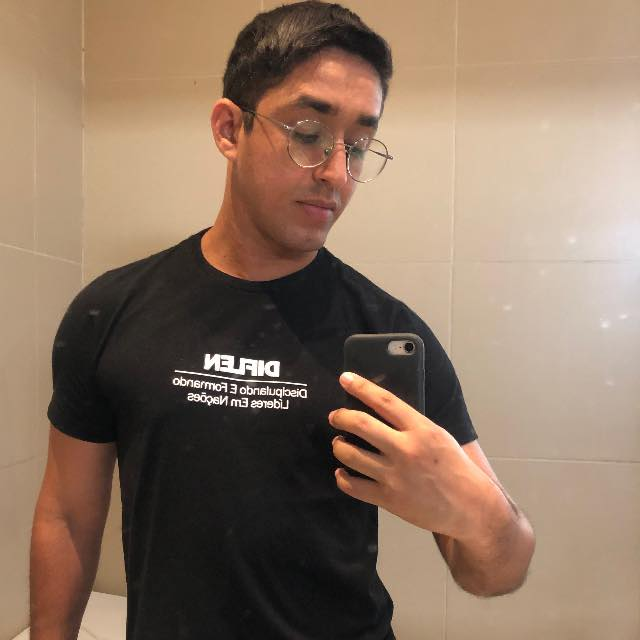
#> input picture Meus Projetos/IA e Machine Learning/Dimensionality_Reduction/assets/Foto_03.jpg, 640 x 640 px
$ python binarizacao_avancada.py ../assets/Foto_03.jpg 5 5
#> lines starting #> are read from the running program, lines starting #| are printed output that depends on the picture; after the words box and inside, x2 and y2 are one past the last pixel; in counts of white or black regions, pixels touching at a corner belong together
"""
Binarização Avançada com Blur Gaussiano
========================================
Reproduz o exemplo exato mostrado na aula (slide 'ponte.jpg'):
  1. Lê a imagem
  2. Converte para cinza
  3. Aplica GaussianBlur para reduzir ruído
  4. Gera binarização normal e invertida
  5. Compõe painel 2×2 igual ao slide

Uso:
    python src/binarizacao_avancada.py
    python src/binarizacao_avancada.py assets/minha_foto.jpg 160
"""

import cv2
import numpy as np
import sys
import os


def pipeline_binarizacao(caminho: str, limiar: int = 160,
                         kernel_blur: int = 7) -> dict:
    """
    Executa o pipeline completo de binarização.

    Retorna um dicionário com todas as etapas:
        original, cinza, suave, bin, binI, resultado
    """
#> called with caminho = '../assets/Foto_03.jpg', limiar = 5, kernel_blur = 5
    # ── Passo 1: Leitura ──────────────────────────────────────────────────
    img = cv2.imread(caminho)
#> img is the input picture: shape (640, 640, 3); mean B, G, R 99, 117.9, 142
    if img is None:
        raise FileNotFoundError(f"Arquivo não encontrado: '{caminho}'")

    # ── Passo 2: Escala de cinza ──────────────────────────────────────────
    img_cinza = cv2.cvtColor(img, cv2.COLOR_BGR2GRAY)
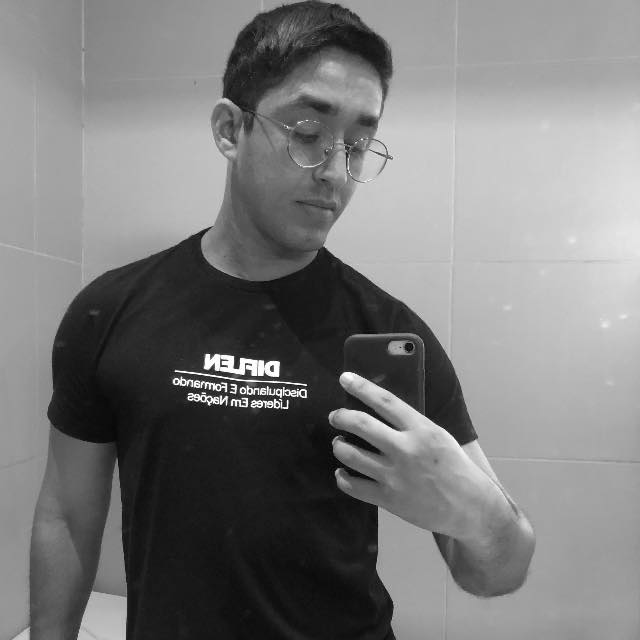
#> img_cinza: shape (640, 640); min 1, max 255, mean 123

    # ── Passo 3: Blur Gaussiano (suavização) ─────────────────────────────
    # Reduz ruídos antes da binarização; kernel deve ser ímpar
    k = kernel_blur if kernel_blur % 2 == 1 else kernel_blur + 1
    suave = cv2.GaussianBlur(img_cinza, (k, k), 0)

    # ── Passo 4a: Binarização normal ──────────────────────────────────────
    # Pixels > limiar → 255 (branco); demais → 0 (preto)
    _, bin_normal = cv2.threshold(suave, limiar, 255, cv2.THRESH_BINARY)
#> bin_normal: shape (640, 640); every value is 255

    # ── Passo 4b: Binarização invertida ──────────────────────────────────
    # Pixels > limiar → 0 (preto); demais → 255 (branco) — útil como máscara
    _, bin_inv = cv2.threshold(suave, limiar, 255, cv2.THRESH_BINARY_INV)
#> bin_inv: shape (640, 640); every value is 0

    # ── Passo 5: Máscara bitwise (igual ao slide) ─────────────────────────
    # Aplica a máscara invertida sobre a imagem cinza original
    mascara = cv2.bitwise_and(img_cinza, img_cinza, mask=bin_inv)

    # ── Passo 6: Composição do painel 2×2 ────────────────────────────────
    resultado = np.vstack([
        np.hstack([suave,      bin_normal]),
        np.hstack([bin_inv,    mascara]),
    ])
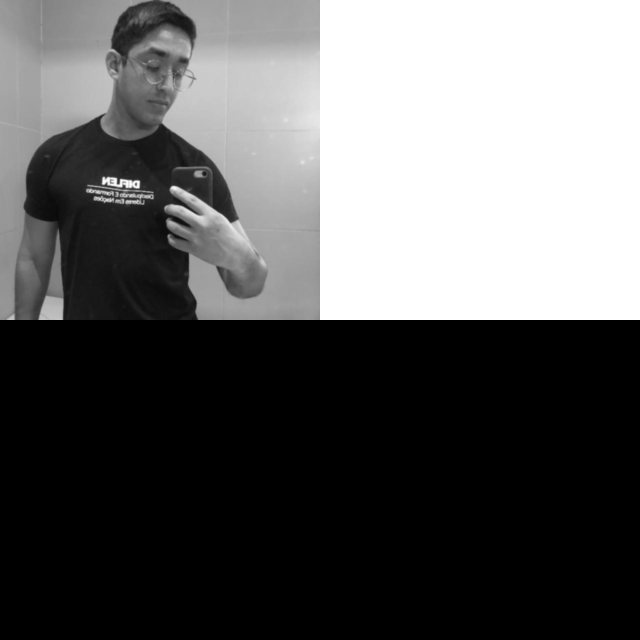
#> resultado: shape (1280, 1280) (shown at 1/2 size); min 0, max 255, mean 94.5

    return {
        "original":  img,
        "cinza":     img_cinza,
        "suave":     suave,
        "bin":       bin_normal,
        "binI":      bin_inv,
        "mascara":   mascara,
        "resultado": resultado,
    }


def salvar(etapas: dict, pasta: str = "assets") -> None:
    """Salva todas as etapas do pipeline."""
    os.makedirs(pasta, exist_ok=True)

    for nome, img in etapas.items():
        if nome == "original":
            continue  # não sobrescreve o original
        caminho = os.path.join(pasta, f"{nome}.jpg")
        cv2.imwrite(caminho, img)
        print(f"  [✓] {caminho}")


def main():
    CAMINHO = "assets/lena.jpg"
    LIMIAR  = 160
    BLUR    = 7

    if len(sys.argv) > 1: CAMINHO = sys.argv[1]
    if len(sys.argv) > 2: LIMIAR  = int(sys.argv[2])
    if len(sys.argv) > 3: BLUR    = int(sys.argv[3])

    print(f"\n{'='*50}")
    print("  Binarização Avançada (com Blur Gaussiano)")
    print(f"{'='*50}")
    print(f"  Arquivo : {CAMINHO}")
    print(f"  Limiar  : {LIMIAR}   Kernel Blur: {BLUR}×{BLUR}")
    print(f"{'='*50}\n")

    etapas = pipeline_binarizacao(CAMINHO, LIMIAR, BLUR)
#> etapas = 7 items

    print("Salvando etapas...")
    salvar(etapas)
#> the loop in salvar, `for nome, img in etapas.items():` made 7 passes
#> nome on passes 1 to 7: 'original', 'cinza', 'suave', 'bin', 'binI', 'mascara', 'resultado'
#|   [✓] assets/cinza.jpg
#|   [✓] assets/suave.jpg
#|   [✓] assets/bin.jpg
#|   [✓] assets/binI.jpg
#|   [✓] assets/mascara.jpg
#|   [✓] assets/resultado.jpg

    print("\nExibindo painel (pressione qualquer tecla para fechar)...")
    cv2.imshow("Binarização da imagem", etapas["resultado"])
    cv2.waitKey(0)
    cv2.destroyAllWindows()


if __name__ == "__main__":
    main()

$ run again, on Meus Projetos/IA e Machine Learning/Dimensionality_Reduction/assets/Foto_01.png
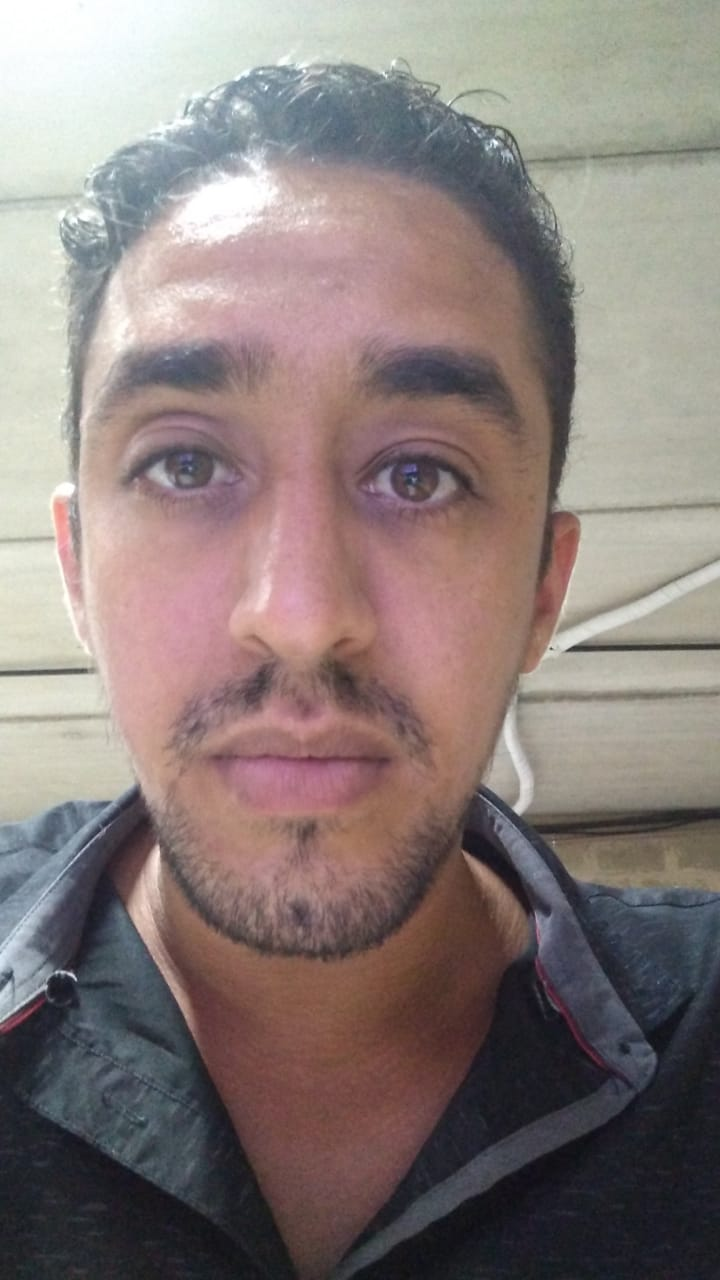
#> input picture Meus Projetos/IA e Machine Learning/Dimensionality_Reduction/assets/Foto_01.png, 720 x 1280 px
#> in pipeline_binarizacao, img is the input picture: shape (1280, 720, 3); mean B, G, R 122.1, 124.9, 137.6
#> in pipeline_binarizacao, `img_cinza = cv2.cvtColor(img, cv2.COLOR_BGR2GRAY)`:
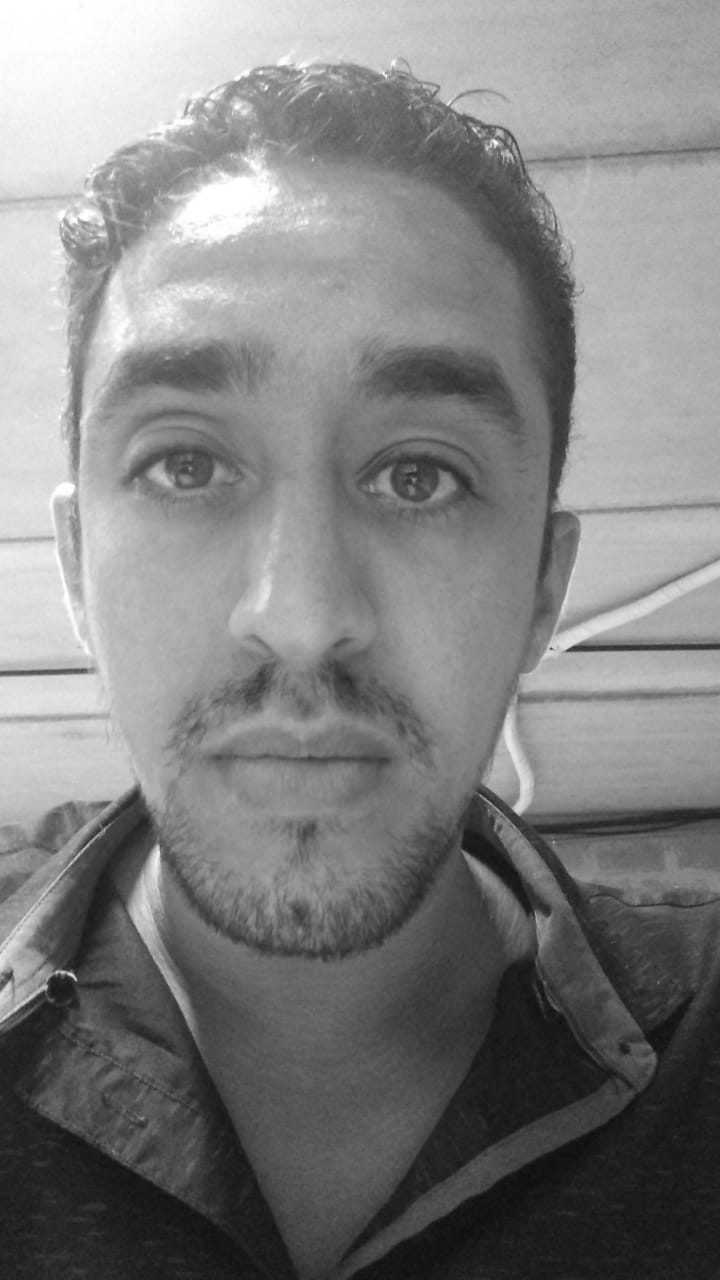
#> img_cinza: shape (1280, 720); min 13, max 255, mean 128.4
#> bin_normal: shape (1280, 720); every value is 255
#> bin_inv: shape (1280, 720); every value is 0
#> in pipeline_binarizacao, `resultado = np.vstack([ np.hstack([suave,      bin_normal]), np.hstack..`:
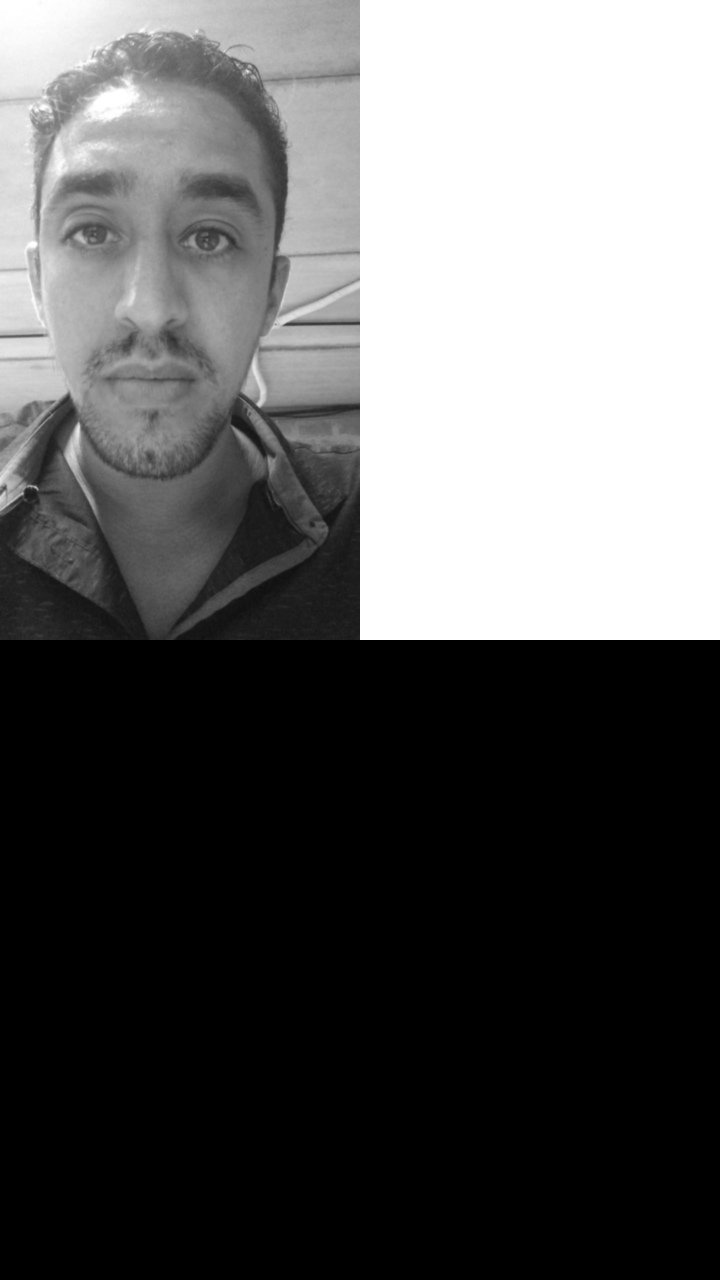
#> resultado: shape (2560, 1440) (shown at 1/2 size); min 0, max 255, mean 95.8
#> etapas = 7 items
#> the loop in salvar, `for nome, img in etapas.items():` made 7 passes
#> nome on passes 1 to 7: 'original', 'cinza', 'suave', 'bin', 'binI', 'mascara', 'resultado'
#> (printed output is left out)

$ run again, on Meus Projetos/IA e Machine Learning/Dimensionality_Reduction/assets/Foto_02.png
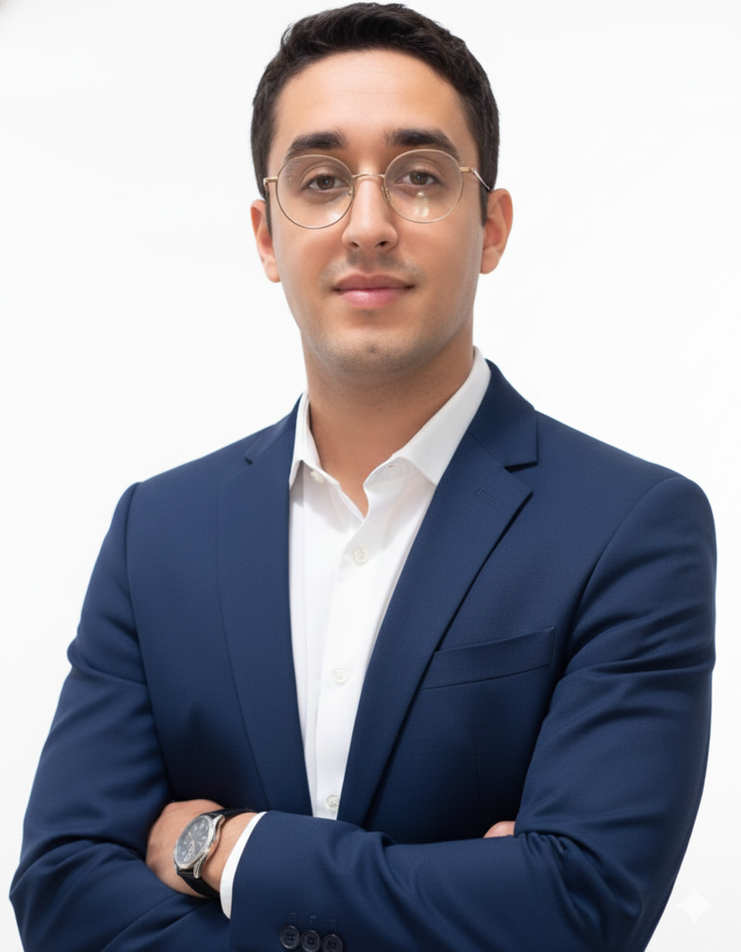
#> input picture Meus Projetos/IA e Machine Learning/Dimensionality_Reduction/assets/Foto_02.png, 741 x 952 px, shrunk from 896 x 1152 before the run
#> in pipeline_binarizacao, img is the input picture: shape (952, 741, 3); mean B, G, R 160.2, 151, 150.6
#> in pipeline_binarizacao, `_, bin_normal = cv2.threshold(suave, limiar, 255, cv2.THRESH_BINARY)`:
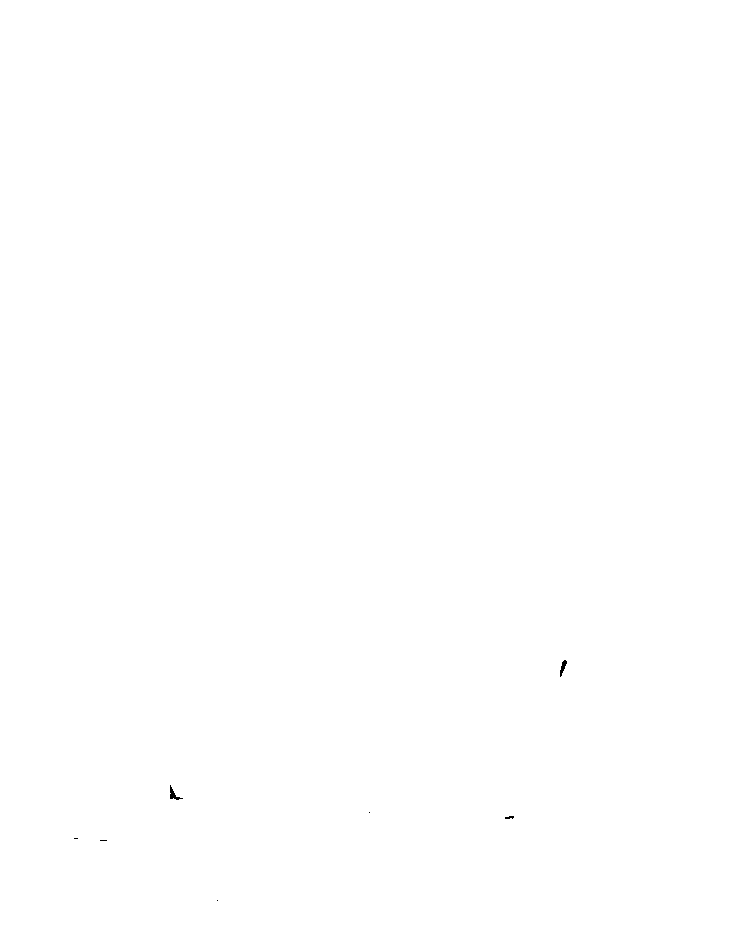
#> bin_normal: shape (952, 741); 100% white; 7 black regions (4 under 20 px), largest, box (x1, y1, x2, y2) and area: (170, 785, 183, 800) 66, (560, 660, 567, 677) 56, (505, 816, 514, 819) 20
#> in pipeline_binarizacao, `resultado = np.vstack([ np.hstack([suave,      bin_normal]), np.hstack..`:
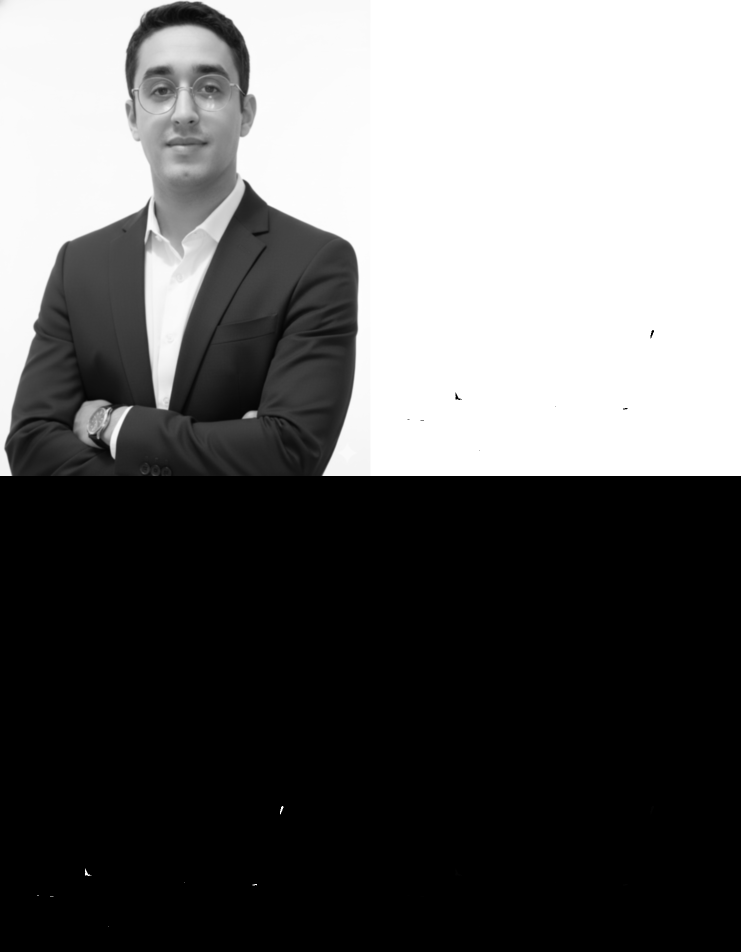
#> resultado: shape (1904, 1482) (shown at 1/2 size); min 0, max 255, mean 101.7
#> etapas = 7 items
#> the loop in salvar, `for nome, img in etapas.items():` made 7 passes
#> nome on passes 1 to 7: 'original', 'cinza', 'suave', 'bin', 'binI', 'mascara', 'resultado'
#> (printed output is left out)
